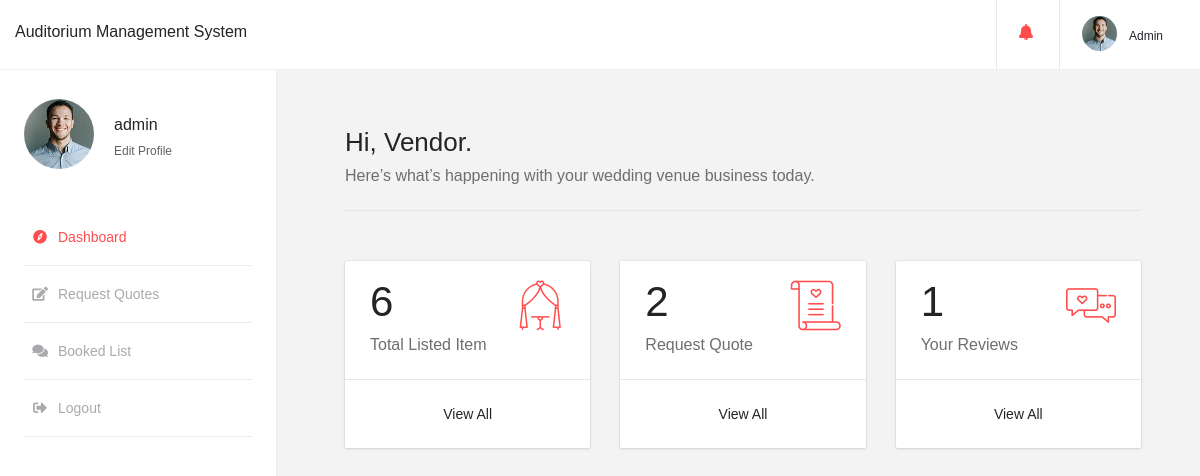
The app's page /dashboard/ (signed in) with its own data.
### account/models.py (models this page shows, shortened)
class User(AbstractBaseUser):
    username = models.CharField(max_length=30, help_text='Leave This it\' will create instance of email', blank=True)
    full_name = models.CharField(max_length=50, blank=True, null=True)
    email = models.EmailField(max_length=250, unique=True)
    image = models.ImageField(upload_to='user', blank=True, null=True)
    bio = models.TextField(blank=True, null=True)
    is_active = models.BooleanField(default=True)
    staff = models.BooleanField(default=False)
    admin = models.BooleanField(default=False)
    timestamp = models.DateTimeField(auto_now_add=True)
    USERNAME_FIELD = 'email'
    REQUIRED_FIELDS = []  # 'full_name'
    objects = UserManager()

### account/views.py (the view)
# urls.py: path('dashboard/', DashboardView.as_view(), name='dashboard'),
class DashboardView(LoginRequiredMixin, generic.TemplateView):
    template_name = 'account/dashboard.html'
    def get_context_data(self, **kwargs):
        context = super().get_context_data(**kwargs)
        return context

### templates/account/dashboard.html
{% extends 'base/user_base_site.html' %}
    {% block content %}
    <div class="dashboard-content">
        <div class="container-fluid">
            <div class="row">
                <div class="col-xl-12 col-lg-10 col-md-9 col-sm-12 col-12">
                    <div class="dashboard-page-header">
                        <h3 class="dashboard-page-title">Hi, Vendor.</h3>
                        <p class="d-block">Here’s what’s happening with your wedding venue business today.</p>
                    </div>
                </div>
            </div>
            <div class="row">
                <div class="col-xl-4 col-lg-4 col-md-4 col-sm-12 col-12">
                    <div class="card card-summary">
                        <div class="card-body">
                            <div class="float-left">
                            <div class="summary-count">6</div>
                            <p>Total Listed Item</p>
                        </div>
                              <div class="summary-icon"><i class="icon-051-wedding-arch"></i></div>
                        </div>
                          <div class="card-footer text-center"><a href="#">View All</a></div>
                    </div>
                </div>
                <div class="col-xl-4 col-lg-4 col-md-4 col-sm-12 col-12">
                    <div class="card card-summary">
                        <div class="card-body">
                            <div class="float-left">
                            <div class="summary-count">2</div>
                            <p>Request Quote</p>
                        </div>
                              <div class="summary-icon"><i class="icon-021-love-1"></i></div>
                        </div>
                        <div class="card-footer text-center"><a href="#">View All</a></div>
                    </div>
                </div>
                <div class="col-xl-4 col-lg-4 col-md-4 col-sm-12 col-12">
                    <div class="card card-summary">
                        <div class="card-body">
                            <div class="float-left">
                            <div class="summary-count">1</div>
                            <p>Your Reviews</p>
                        </div>
                          <div class="summary-icon"><i class="icon-004-chat"></i></div>
                        </div>
                        <div class="card-footer text-center"><a href="#">View All</a></div>
                    </div>
                </div>
            </div>
        </div>
    </div>
    {% endblock %}

### templates/base/user_base_site.html (shortened to what this page needs)
<html lang="en">{% load static %}
<head>
    <link href="{% static 'assets/css/bootstrap.min.css' %}" rel="stylesheet">
    <link href="{% static 'assets/fontawesome/css/fontawesome-all.css' %}" rel="stylesheet">
    <link href="{% static 'assets/fontello/css/fontello.css' %}" rel="stylesheet">
    <link href="{% static 'assets/css/style.css' %}" rel="stylesheet">
    <link href="{% static 'assets/css/offcanvas.css' %}" rel="stylesheet">
</head>
{% url 'booking:quote_list' as quoteListUrl %}
{% url 'account:dashboard' as dashboardUrl %}
{% url 'account:booked_list' as bookedListUrl %}
<body class="body-bg">
     <div class="dashboard-header">
        <div class="container-fluid">
            <div class="row">
                <div class="col-xl-8 col-lg-8 col-md-8 col-sm-6 col-6">
                    <div class="header-logo">
                        <a href="{% url 'venue:homeUrl' %}">Auditorium Management System</a>
                    </div>
                </div>
                <div class="col-xl-4 col-lg-4 col-md-4 col-sm-6 col-6">
                    <nav class="navbar navbar-expand-lg float-right db-nav-list">
                        <div>
                            <ul class="navbar-nav">
                                <li class="nav-item dropdown dropleft notification ">
                                    <a class="nav-link dropdown-toggle mt-2" href="#" id="navbarDropdownMenuLink2" role="button" data-toggle="dropdown" aria-haspopup="true" aria-expanded="false">
                                        <span class="notification-icon"> <i class="fas fa-bell"></i></span></a>
                                </li>
                               <li class="nav-item dropdown dropleft user-vendor ">
                                    <a class="nav-link dropdown-toggle" href="#" id="navbarDropdownMenuLink" role="button" data-toggle="dropdown" aria-haspopup="true" aria-expanded="false">
                                        <span class="user-icon"> <img src="{% if request.user.image %} {{ request.user.image.url }}{% else %}{% static 'assets/images/admin.jpg' %}{% endif %}" alt="" class="rounded-circle mb10"></span><span class="user-vendor-name">{% if request.user.full_name %}{{ request.user.full_name|title }}{% else %}{{ request.user.username|title }}{% endif %}</span></a>
                                </li>
                            </ul>
                        </div>
                    </nav>
                </div>
            </div>
        </div>
    </div>
    <div class="dashboard-wrapper">
        <div class="dashboard-sidebar offcanvas-collapse">
            <div class="vendor-user-profile">
                <div class="vendor-profile-img">
                    <img src="{% if request.user.image %} {{ request.user.image.url }}{% else %}{% static 'assets/images/admin.jpg' %}{% endif %}" alt="" class="rounded-circle"></div>
                <h3 class="vendor-profile-name">{{ request.user.username }}</h3>
                <a href="#" class="edit-link">edit profile</a>
            </div>
            <div class="dashboard-nav">
                <ul class="list-unstyled">
                    <li class="{% if request.path == dashboardUrl %}active{% endif %}"><a href="{{ dashboardUrl }}"><span class="dash-nav-icon"><i class="fas fa-compass"></i></span>Dashboard</a></li>
                    <li class="{% if request.path == quoteListUrl%}active{% endif %}"><a href="{{ quoteListUrl }}"><span class="dash-nav-icon"><i class="fas fa-edit"></i></span>Request Quotes</a></li>
                    <li><a class="{% if request.path == bookedListUrl%}active{% endif %}" href="{{ bookedListUrl }}"><span class="dash-nav-icon"><i class="fas fa-comments"></i></span>Booked List</a></li>
                    <li><a href="{% url 'account:logout' %}"><span class="dash-nav-icon"><i class="fas fa-sign-out-alt"></i></span>Logout </a></li>
                </ul>
            </div>
        </div>
        {% block content %}
        {% endblock %}
    </div>
</body></html>

### static/assets/css/offcanvas.css (style rules this page uses)
html, body { overflow-x: hidden; }

### records on screen
User: image (picture), user.username "Admin", user.username "admin"
